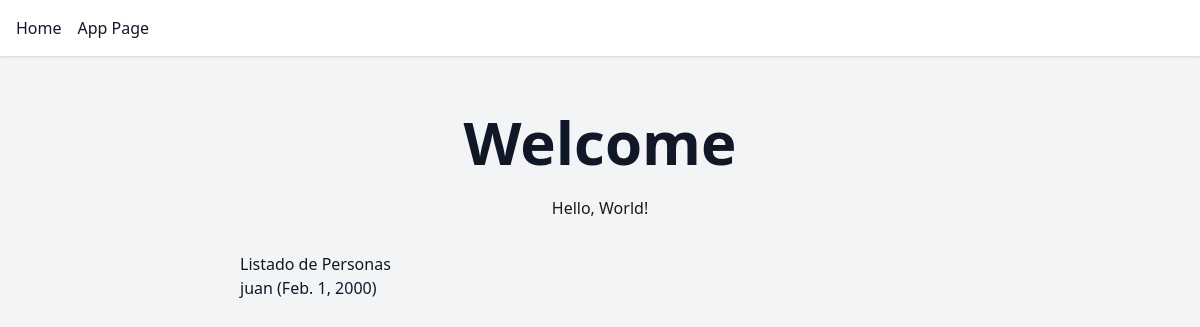
Before: / with the older database file.
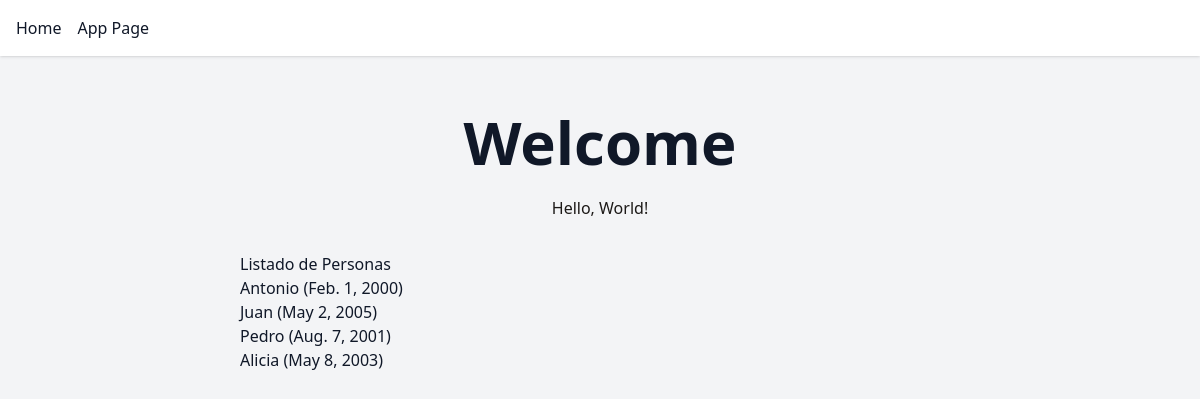
After: the same page with the newer database file.
### djangoapp/models.py (models this page shows, shortened)
class Person(models.Model):
    name = models.CharField(max_length=50)
    birth = models.DateField()
    slug = models.SlugField()

### djangoapp/views.py (the view)
# urls.py: 2. Add a URL to urlpatterns:  path('', views.home, name='home')
def home(request):
    person_list = Person.objects.all()
    return render(request, "djangoapp/home.html", {'persons': person_list})

### djangoapp/templates/djangoapp/home.html (shortened to what this page needs)
{% extends "base.html" %}
{% block content %}
<h1 class="text-6xl font-bold text-center mb-6">Welcome</h1>
<p class="text-center text-stone-900 dark:text-gray-300">Hello, World!</p>
<h2 class="text-3xl font-semibold mt-8 mb-4">Listado de Personas</h2>
<ul class="list-disc ml-8">
    {% for person in persons %}
        <li>
            <a href="{% url 'djangoapp:person' slug=person.slug %}" class="text-blue-600 hover:underline">
                {{ person.name }} ({{ person.birth }})
            </a>
        </li>
    {% endfor %}
</ul>
{% endblock %}

Changed rows visible on the page:
changed Person: name "juan" → "Antonio"
added Person: name "Juan", birth "May 2, 2005"
added Person: name "Pedro", birth "Aug. 7, 2001"
added Person: name "Alicia", birth "May 8, 2003"
